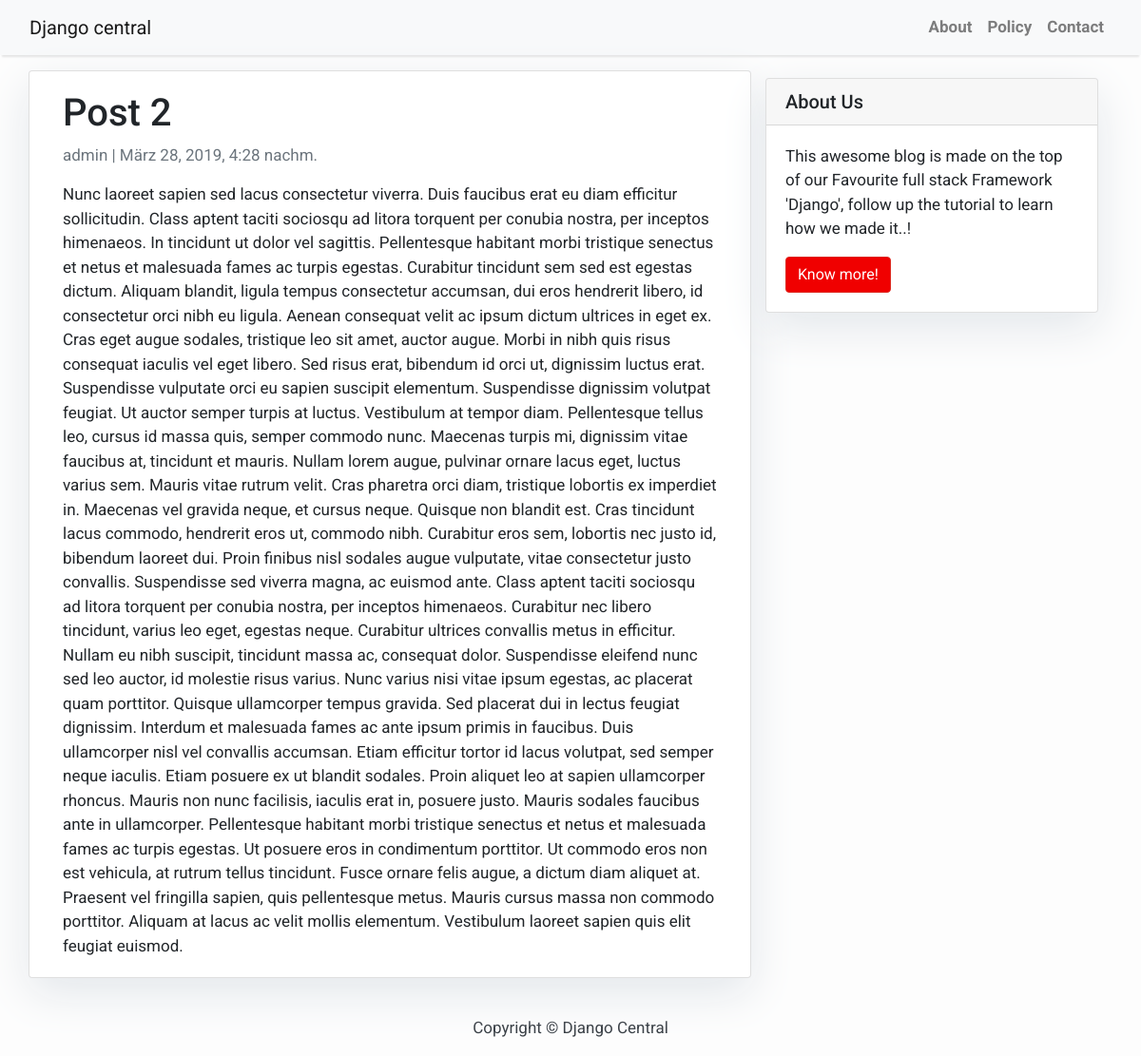
The page /post-2/ on the database its author committed.
### blog/models.py (models this page shows, shortened)
class Post(models.Model):
    title = models.CharField(max_length=200, unique=True)
    slug = models.SlugField(max_length=200, unique=True)
    author = models.ForeignKey(User, on_delete= models.CASCADE,related_name='blog_posts')
    updated_on = models.DateTimeField(auto_now= True)
    content = HTMLField('Content')
    created_on = models.DateTimeField(auto_now_add=True)
    status = models.IntegerField(choices=STATUS, default=0)
    class Meta:
        ordering = ['-created_on']

### blog/views.py (the view)
# urls.py: path('<slug:slug>/', views.PostDetail.as_view(), name='post_detail'),
class PostDetail(generic.DetailView):
    model = Post
    template_name = 'post_detail.html'

### templates/post_detail.html
{% extends 'base.html' %} {% block content %}
<div class="container">
  <div class="row">
    <div class="col-md-8 card mb-4  mt-3 left  top">
      <div class="card-body">
        <h1>{% block title %} {{ object.title }} {% endblock title %}</h1>
        <p class=" text-muted">{{ post.author }} | {{ post.created_on }}</p>
        <p class="card-text ">{{ object.content | safe }}</p>
      </div>
    </div>
    {% block sidebar %} {% include 'sidebar.html' %} {% endblock sidebar %}
  </div>
</div>
{% endblock content %}

### templates/base.html (shortened to what this page needs)
<!DOCTYPE html>
<html>
  <head>
    <link
      rel="stylesheet"
      href="https://maxcdn.bootstrapcdn.com/bootstrap/4.0.0/css/bootstrap.min.css"
    />
  </head>
  <body>
    <nav class="navbar navbar-expand-lg navbar-light bg-light shadow" id="mainNav">
      <div class="container-fluid">
        <a class="navbar-brand" href="{% url 'home' %}" >Django central</a>
        <div class="collapse navbar-collapse" id="navbarResponsive">
          <ul class="navbar-nav ml-auto">
            <li class="nav-item text-black">
              <a
                class="nav-link text-black font-weight-bold"
                href="#"
                >About</a
              >
            </li>
            <li class="nav-item text-black">
              <a
                class="nav-link text-black font-weight-bold"
                href="#"
                >Policy</a
              >
            </li>
            <li class="nav-item text-black">
              <a
                class="nav-link text-black font-weight-bold"
                href="templates/contact.html"
                >Contact</a
              >
            </li>
          </ul>
        </div>
      </div>
    </nav>
            {% block content %}{% endblock content %}
    <footer class="py-3 bg-grey">
              <p class="m-0 text-dark text-center ">Copyright &copy; Django Central</p>
    </footer>
  </body>
</html>

### templates/sidebar.html (shortened to what this page needs)
{% block sidebar %}
<div class="col-md-4 float-right ">
<div class="card my-4">
        <h5 class="card-header">About Us</h5>
    <div class="card-body">
        <p class="card-text"> This awesome blog is made on the top of our Favourite full stack Framework 'Django', follow up the tutorial to learn how we made it..!</p>
        <a href="#"
           class="btn btn-danger">Know more!</a>
    </div>
</div>
</div>
{% endblock sidebar %}

### templates/base.html (style rules this page uses)
body { font-family: "Roboto", sans-serif; font-size: 17px; background-color: #fdfdfd; }
.shadow { box-shadow: 0 4px 2px -2px rgba(0,0,0,0.1); }
.btn-danger { color: #fff; background-color: #f00000; border-color: #dc281e; }

### templates/sidebar.html (style rules this page uses)
.card { box-shadow: 0 16px 48px #E3E7EB; }

### rows shown on the page
Post: title "Post 2", author "admin", created_on "März 28, 2019, 4:28 nachm.", content "Nunc laoreet sapien sed lacus consectetur viverra. Duis faucibus erat eu diam efficitur sollicitudin. Class aptent taciti sociosqu ad litora torquent per conubia nostra, per inceptos himenaeos. In tincidunt ut dolor vel sagittis. Pellentesque habitant morbi tristique senectus et netus et malesuada fames ac turpis egestas. Curabitur tincidunt sem sed est egestas dictum. Aliquam blandit, ligula tempus consectetur accumsan, dui eros hendrerit libero, id consectetur orci nibh eu ligula. Aenean consequat velit ac ipsum dictum ultrices in eget ex. Cras eget augue sodales, tristique leo sit amet, auctor augue. Morbi in nibh quis risus consequat iaculis vel eget libero. Sed risus erat, bibendum id…"
